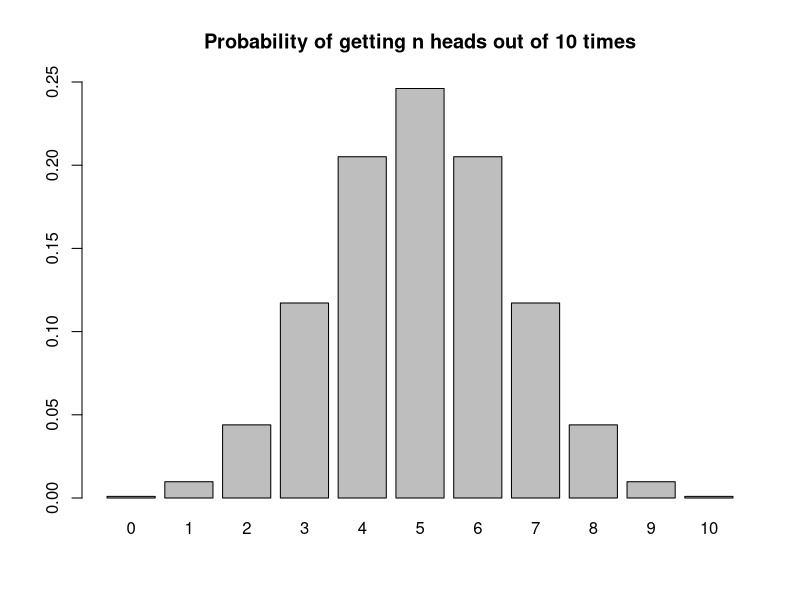
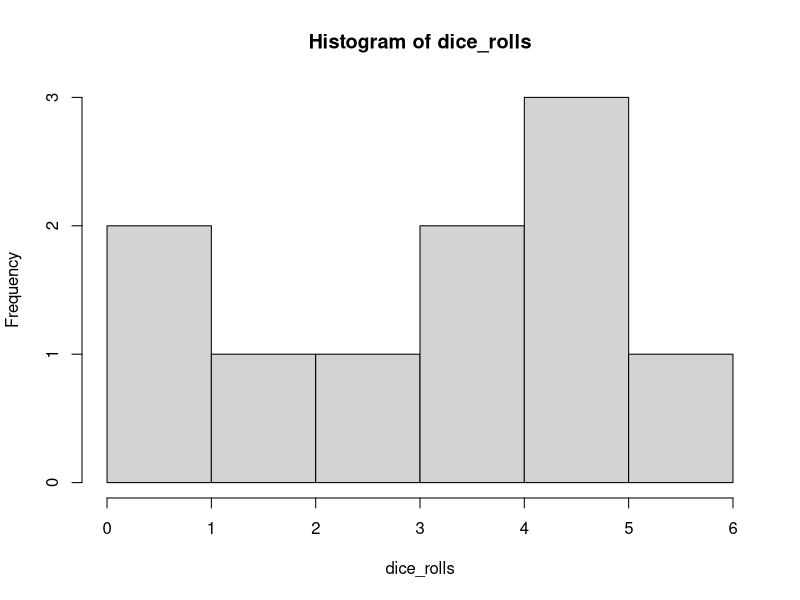
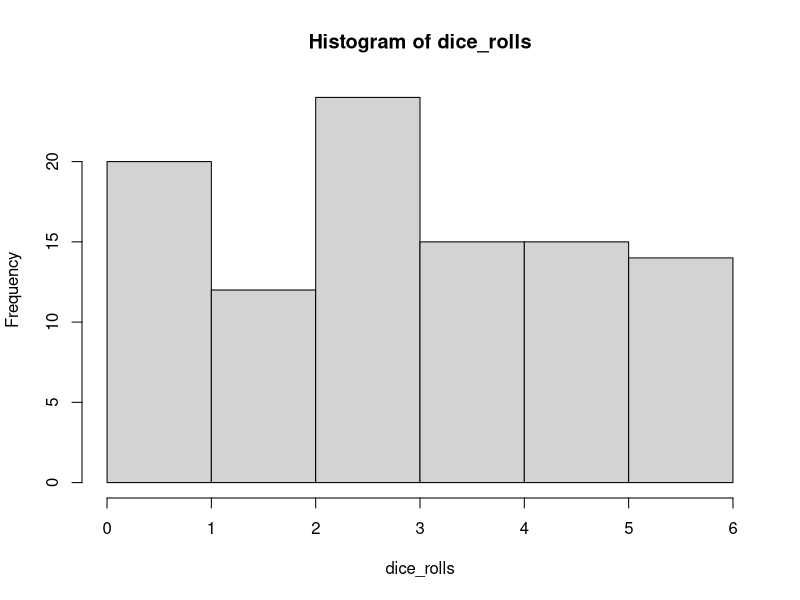
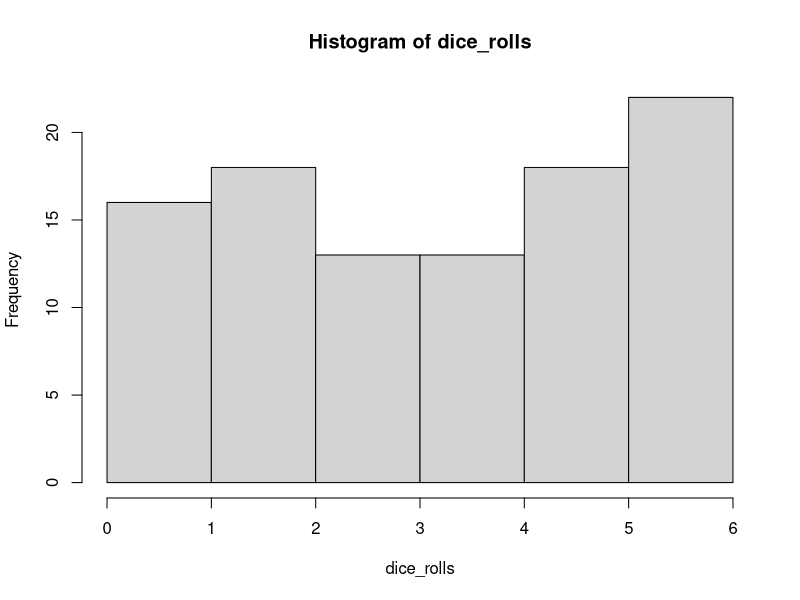

Write R code to recreate these figures, in order.
## ---- chunk 1
coin <- c("Head", "Tail")
sample(coin, size = 1, replace = TRUE)
## ---- chunk 2
dice <- 1:6
sample(dice, size = 2, replace = TRUE)
## ---- chunk 3
generate_poker_deck <- function() {
  suits <- c("Spades", "Hearts", "Diamonds", "Clubs")
  ranks <- c("Ace", 2:10, "Jack", "Queen", "King")
  poker_deck <- c()
  for (s in suits) {
    for (r in ranks) {
      card <- sprintf("%s of %s", r, s)
      poker_deck <- c(poker_deck, card)
    }
  }
  return(poker_deck)
}
poker_deck <- generate_poker_deck()
sample(poker_deck, size = 13, replace = FALSE)
## ---- chunk 4
rbinom(n = 1, size = 1, prob = 0.5)  # single flip, single time
rbinom(n = 3, size = 1, prob = 0.5)  # single flip, many times
rbinom(n = 1, size = 3, prob = 0.5)  # many flips, single time
rbinom(n = 20, size = 3, prob = 0.5) # many flips, many times
## ---- chunk 5
dbinom(x = 0, size = 10, prob = 0.5) # the probability of getting 0 head out of 10 times of single flip
dbinom(x = 1, size = 10, prob = 0.5) # the probability of getting 1 head out of 10 times of single flip
dbinom(x = 2, size = 10, prob = 0.5) # the probability of getting 2 heads out of 10 times of single flip
## ---- chunk 6
n_head <- 0:10
n_head_probs <- dbinom(x = n_head, size = 10, prob = 0.5)
barplot(n_head_probs, names.arg = n_head, ylim = c(0, 0.25), main = "Probability of getting n heads out of 10 times")
## ---- chunk 7
pbinom(q = 0, size = 10, prob = 0.5) # the probability of getting less than or equal to 0 head out of 10 times of trials
pbinom(q = 1, size = 10, prob = 0.5) # the probability of getting less than or equal to 0 head out of 10 times of trials
dbinom(x = 0, size = 10, prob = 0.5) + dbinom(x = 1, size = 10, prob = 0.5)
## ---- chunk 8
1 - pbinom(q = 1, size = 10, prob = 0.5)
pbinom(q = 1, size = 10, prob = 0.5, lower.tail = FALSE)
## ---- chunk 9
coin_flips <- rbinom(10, size = 1, prob = 0.5)
p_head <- sum(coin_flips) / length(coin_flips)
p_head
## ---- chunk 10
coin_flips <- rbinom(100, size = 1, prob = 0.5)
p_head <- sum(coin_flips) / length(coin_flips)
p_head
## ---- chunk 11
coin_flips <- rbinom(1000, size = 1, prob = 0.5)
p_head <- sum(coin_flips) / length(coin_flips)
p_head
## ---- chunk 12
mean(1:6)
## ---- chunk 13
dice <- 1:6
dice_rolls <- sample(dice, size = 10, replace = TRUE)
mean(dice_rolls)
hist(dice_rolls, breaks = 0:6)
## ---- chunk 14
dice_rolls <- sample(dice, size = 100, replace = TRUE)
mean(dice_rolls)
hist(dice_rolls, breaks = 0:6)
## ---- chunk 15
dice_rolls <- sample(dice, size = 100, replace = TRUE)
mean(dice_rolls)
hist(dice_rolls, breaks = 0:6)
